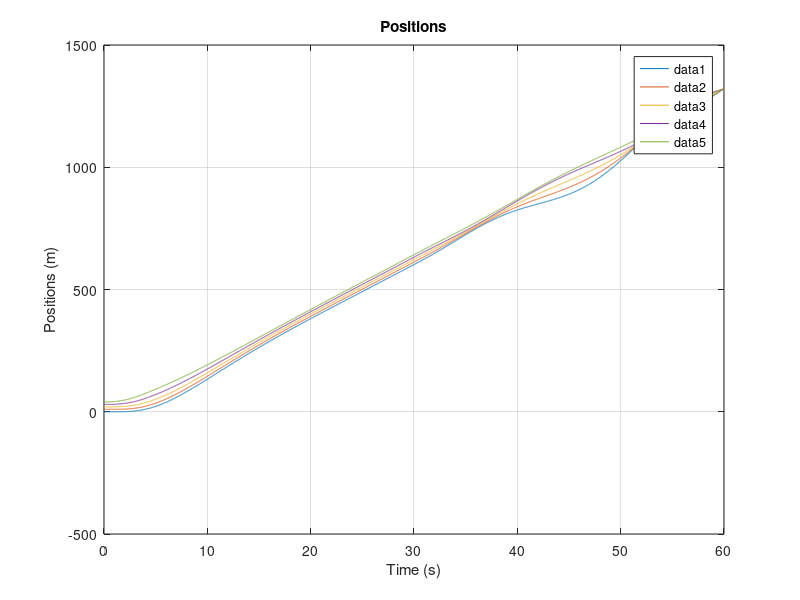
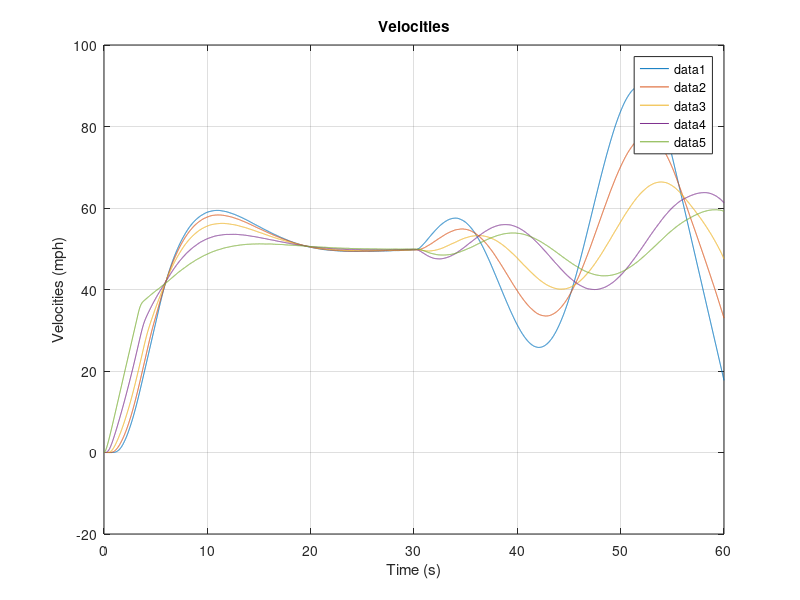
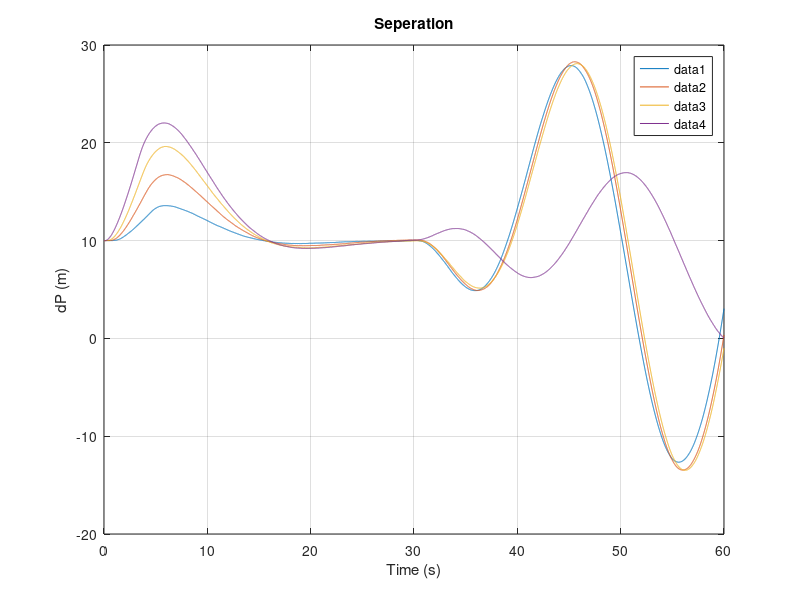
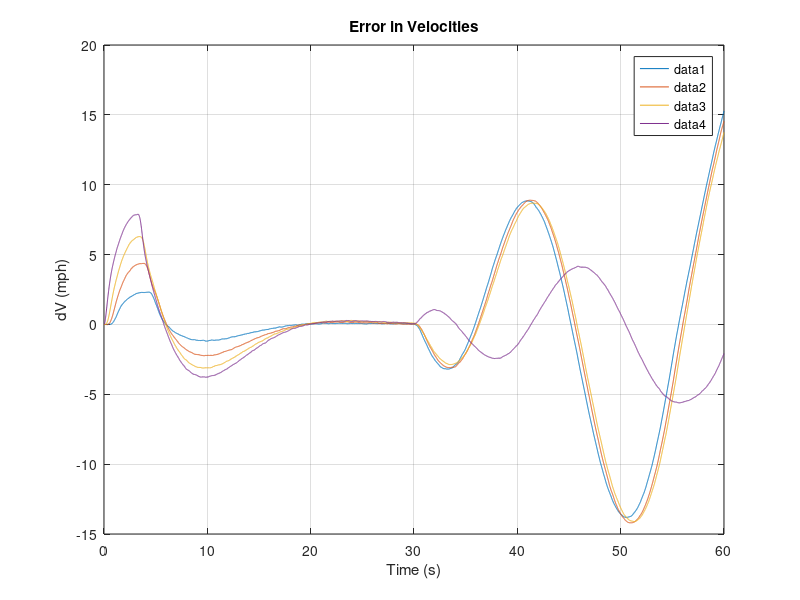

Recreate these plots in MATLAB, in order.
%% Vehicle Platoon

close all; clc; clear;

%% Functions

kpi = 1;
kdi = 3.3;
d = 10;

N = 5; % Platoon size with Leader

R = or(mod((3:N*5-2),5)==1,mod((3:N*5-2),5)==3)' .* d; % Reference Signal
R(end) = 22.352;

W = @(t) t*0; % Acceleration of the leader.
G = zeros(2*N,1);
G(end) = 1;

A = diag(mod((1:N*2-1),2)==1,1)*1;
B = zeros(2*N,N);
C = zeros(N*5-4,2*N);
for n=2:2:2*N
    B(n,n/2) = 1;
end

Ci = [-1  0  1  0  0  0; ...
       0 -1  0  1  0  0; ...
       0  0 -1  0  1  0; ...
       0  0  0 -1  0  1; ...
       0  0  0  1  0  0];
   
C1 = [ -1  0  1  0; ...
        0 -1  0  1; ...
        0  1  0  0];

CN = [ -1  0  1  0; ...
        0 -1  0  1; ...
        0  0  0  1];

C(1:3,1:4) = C1;
C(end-2:end,end-3:end) = CN;

K = zeros(N,length(R));
Ki = [kpi kdi -kpi -kdi 0];
K1 = [-kpi -kdi 0];
KN = [kpi kdi kdi];

K(1,1:3) = K1;
K(end,end-2:end) = KN;

for n=0:N-3
    C(((n)*5+4):((n)*5+8),((n)*2 + 1):((n)*2 + 6)) = Ci;
    
    K(n+2,n*5+4:n*5+8) = Ki;
end

% simulate instability
K_a = K;
% %kps
% K_a(4,14) = -3;
% K_a(4,16) = 3;
%kds
K_a(3,10) = -1.5;
K_a(3,12) = -K_a(3,10);
% K_a(4,14) = 1.2;
% K_a(4,16) = -K_a(4,14);

% attacker modifying C
% C(7,:) = -0.7*C(7,:);
% C(15,:) = -0.7*C(15,:);

% B(end,end) = 0;

A_tilda = A-B*K*C;
%A_tilda = A-B*K_a*C;
% U_tilda = B*K*R+G*W(1);

U_tilda = B*K*R;
%U_tilda = B*K_a*R;

% Eigen_A_tilda = eig(A_tilda);

%% simulation

X0  = [0 0 10 0 20 0 30 0 40 0]';
% X0  = zeros(N*2,1);
% X0(end) = 22.352; % 50 mph in m/s


% Xdot = @(t,X) (A_tilda * X + U_tilda);

% [t,X] = ode45(@(t,X) Xdot(t,X,A_tilda,U_tilda),[0 20],X0);

%% Optimal Observer
W_0 = 0.1;
L_0 = 10;
 
sigma_w = W_0^0.5;
sigma_l = L_0^0.5;

[G,Pi,eig_obs]  = lqr(A',eye(length(A)),eye(length(A)).*W_0, L_0*eye(length(A))); % A',C',M,N
G=G';

%% Simulation Euler-Cauchy
tf = 60;
dt = 0.01;

clear X t
t=0:dt:tf;

tau = 0.2 ; % seconds

maxA = .5*9.806; % 0.25g
minA = -.5*9.806; % 0.25g

X(1,:) = X0';
X_hat(1,:) = 0.*X0';
Acc = zeros(N,1)';


for n=2:length(t)
    E(n-1,:) = (R - C*X(n-1,:)')';
    af  = 1;
    U(n-1,:) = (K*E(n-1,:)');
    if t(n) > 30
%         U(n-1,2) = U(n-1,2) + kdi*1*(t(n)-30)*sin(-0*pi/2+0.3*t(n));
%         U(n-1,4) = U(n-1,4) - kdi*1*(t(n)-30)*sin(0.3*t(n));
        omg = 0.3;
        U(n-1,1) = U(n-1,1) - kdi*10*(1-exp(-0.1.*(t(n)-30)))*cos(omg*t(n));
        U(n-1,4) = U(n-1,4) + kdi*10*(1-exp(-0.1.*(t(n)-30)))*cos(omg*t(n));

%           R(end) = R(end)-dt*10*sin(0.1*t(n));
          
    end
%     U(n-1,:) = (K_a*E(n-1,:)');
    U(maxA<U)=maxA;
    U(minA>U)=minA;   
%  
    Acc(n,:) = Acc(n-1,:) + (dt/tau).*(-Acc(n-1,:)+U(n-1,:));
%     Acc(n,:) = U(n-1,:);

%     Acc(maxA<Acc)=maxA;
%     Acc(minA>Acc)=minA;   


    phi = -0.0*ones(1,length(X(n-1,:))');
    Xd = A*X(n-1,:)' + 1.*B*(Acc(n-1,:)+ones(1,N)*0)'-phi'+0.1*randn(length(A),1)+0*ones(length(A),1)*(0.9*t(n));
    X(n,:) = X(n-1,:) + dt*Xd';
    
    U_hat = K*(R - C*X_hat(n-1,:)');
    
    U_hat(maxA<U_hat)=maxA;
    U_hat(minA>U_hat)=minA;
    
    X_hatd = A*X_hat(n-1,:)' + B*U_hat - G*(X_hat(n-1,:)'-X(n-1,:)'-sigma_l*randn(length(A),1));
    X_hat(n,:) = X_hat(n-1,:) + dt*X_hatd';
end

X_hat(n,:)-X(n,:)



%% Plots
% U = -K*C*X'+K*R;
%U = -K_a*C*X'+K_a*R;

maxA = 13.4112; % 30 mph/s in m/s^2
minA = -13.4112; % -30 mph/s m/s^2

% U(maxA<U)=maxA;
% U(-maxA>U)=maxA;

for n=1:N
figure(1); plot(t,X(:,n*2-1)); hold on;
end
title('Positions');
xlabel('Time (s)');
ylabel('Positions (m)');
legend('show')
grid on



for n=1:N
figure(2); plot(t,X(:,n*2).*2.23694); hold on
end
title('Velocities');
xlabel('Time (s)');
ylabel('Velocities (mph)');
legend('show')
grid on



for n=1:N-1
figure(3); plot(t,X(:,(n+1)*2-1)-X(:,(n)*2-1)); hold on;
end
title('Seperation');
xlabel('Time (s)');
ylabel('dP (m)');
legend('show')
grid on



for n=1:N-1
figure(4); plot(t,X(:,(n+1)*2).*2.23694-X(:,n*2).*2.23694); hold on
end
title('Error in Velocities');
xlabel('Time (s)');
ylabel('dV (mph)');
legend('show')
grid on


for n=1:N-1
figure(5); plot(t,Acc(:,n)./9.806); hold on
end
title('Accelerations');
xlabel('Time (s)');
ylabel('Accelerations (g)');
legend('show')
grid on

for n=1:N-1
figure(6); plot(t(1:end-1),U(:,n)./9.806); hold on
end
title('Control');
xlabel('Time (s)');
ylabel('Control (g)');
legend('show')
grid on

figure;plot(t,X-X_hat)
grid on

